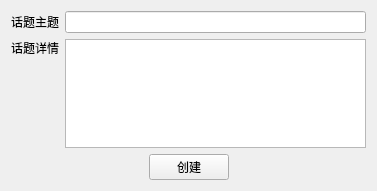
<?xml version="1.0" encoding="UTF-8"?>
<ui version="4.0">
 <class>JC_NewTopicWidget</class>
 <widget class="QWidget" name="JC_NewTopicWidget">
  <property name="geometry">
   <rect>
    <x>0</x>
    <y>0</y>
    <width>377</width>
    <height>191</height>
   </rect>
  </property>
  <property name="windowTitle">
   <string>JC_NewTopic</string>
  </property>
  <layout class="QGridLayout" name="gridLayout">
   <item row="0" column="0">
    <layout class="QVBoxLayout" name="verticalLayout_2">
     <item>
      <layout class="QHBoxLayout" name="horizontalLayout_3">
       <item>
        <widget class="QLabel" name="label">
         <property name="text">
          <string>话题主题</string>
         </property>
        </widget>
       </item>
       <item>
        <widget class="QLineEdit" name="lineEtTopicTitle"/>
       </item>
      </layout>
     </item>
     <item>
      <layout class="QHBoxLayout" name="horizontalLayout_2">
       <item>
        <layout class="QVBoxLayout" name="verticalLayout">
         <item>
          <widget class="QLabel" name="label_2">
           <property name="text">
            <string>话题详情</string>
           </property>
          </widget>
         </item>
         <item>
          <spacer name="verticalSpacer">
           <property name="orientation">
            <enum>Qt::Vertical</enum>
           </property>
           <property name="sizeHint" stdset="0">
            <size>
             <width>20</width>
             <height>40</height>
            </size>
           </property>
          </spacer>
         </item>
        </layout>
       </item>
       <item>
        <widget class="QTextEdit" name="txtTopicContent"/>
       </item>
      </layout>
     </item>
     <item>
      <layout class="QHBoxLayout" name="horizontalLayout">
       <item>
        <spacer name="horizontalSpacer_3">
         <property name="orientation">
          <enum>Qt::Horizontal</enum>
         </property>
         <property name="sizeHint" stdset="0">
          <size>
           <width>40</width>
           <height>20</height>
          </size>
         </property>
        </spacer>
       </item>
       <item>
        <widget class="QPushButton" name="btnNewTopic">
         <property name="text">
          <string>创建</string>
         </property>
        </widget>
       </item>
       <item>
        <spacer name="horizontalSpacer_4">
         <property name="orientation">
          <enum>Qt::Horizontal</enum>
         </property>
         <property name="sizeHint" stdset="0">
          <size>
           <width>40</width>
           <height>20</height>
          </size>
         </property>
        </spacer>
       </item>
      </layout>
     </item>
    </layout>
   </item>
  </layout>
 </widget>
 <layoutdefault spacing="6" margin="11"/>
 <resources/>
 <connections/>
</ui>
